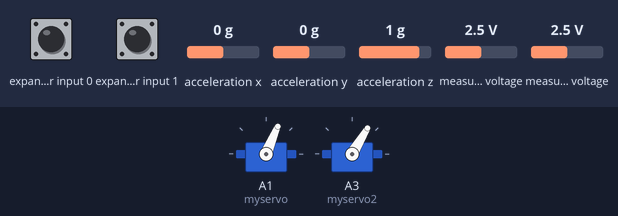
A sketch run on a simulated Arduino Uno, built with avr-gcc and run on an emulated ATmega328P. On the bench: 2 × servo. Wiring (inferred from the names in the program): Wii Nunchuk at I2C address 0x52. Inputs (shaded band) come from the test bench; at power-on: acceleration x 0 g, acceleration y 0 g, acceleration z 1 g, expander input 0 HIGH, expander input 1 HIGH, measured voltage 2.5 V.

Above: at 1.2 s.
1.3 s: acceleration x set to -1.4 g
At 2.1 s:
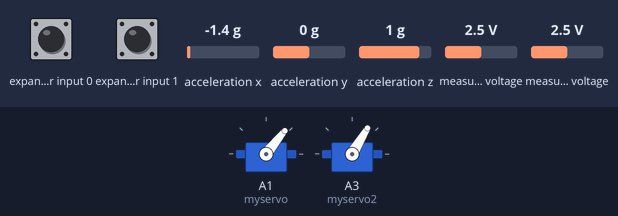
2.8 s: acceleration y set to -1.4 g
At 3.3 s:
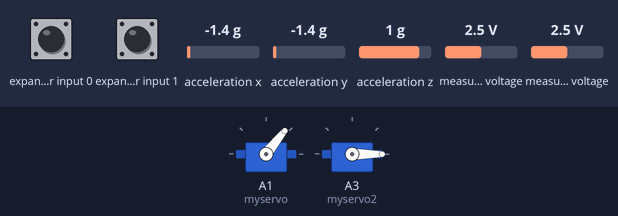
4.3 s: acceleration z set to -1.4 g
At 5.5 s:
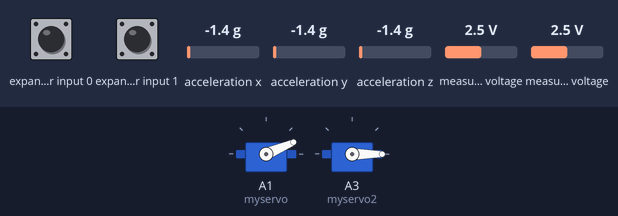
5.8 s: acceleration x set to -0.8 g
At 6.8 s:
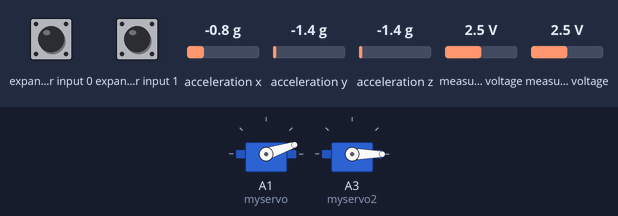
Timing chart, 0 to 8.3 s (numbered marks = the images above; inputs shaded):
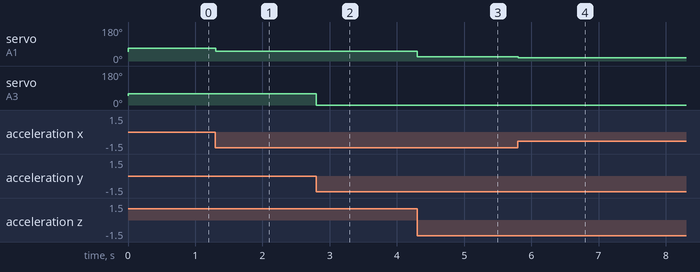

The sketch:

WiiMotor.ino
```cpp
// connect MOD-WII-NUNCHUCK to UEXT
// connect Servo motors to A1 and A3


#include <math.h>
#include<Servo.h>
#include "Wire.h"
#include "WiiChuck.h"
#define MAXANGLE 90
#define MINANGLE -90

Servo myservo;
Servo myservo2;
WiiChuck chuck = WiiChuck();
int angleStart, currentAngle;
int tillerStart = 0;
double angle;
float power=0.0;

void setup() {
  Serial.begin(115200);
  myservo.attach(A1);
  myservo.write(50);
  myservo2.attach(A3);
  myservo2.write(50);
  chuck.begin();
  chuck.update();
}

void loop() {
  chuck.update();
  myservo.write((chuck.readRoll()+200)/3);
  myservo2.write(chuck.readPitch()/1.4);
}
```

WiiChuck.h
```cpp
/*
 * Nunchuck -- Use a Wii Nunchuck
 * Tim Hirzel http://www.growdown.com
 *
 notes on Wii Nunchuck Behavior.
 This library provides an improved derivation of rotation angles from the nunchuck accelerometer data.
 The biggest different over existing libraries (that I know of ) is the full 360 degrees of Roll data
 from teh combination of the x and z axis accelerometer data using the math library atan2.

 It is accurate with 360 degrees of roll (rotation around axis coming out of the c button, the front of the wii),
 and about 180 degrees of pitch (rotation about the axis coming out of the side of the wii).  (read more below)

 In terms of mapping the wii position to angles, its important to note that while the Nunchuck
 sense Pitch, and Roll, it does not sense Yaw, or the compass direction.  This creates an important
 disparity where the nunchuck only works within one hemisphere.  At a result, when the pitch values are
 less than about 10, and greater than about 170, the Roll data gets very unstable.  essentially, the roll
 data flips over 180 degrees very quickly.   To understand this property better, rotate the wii around the
 axis of the joystick.  You see the sensor data stays constant (with noise).  Because of this, it cant know
 the difference between arriving upside via 180 degree Roll, or 180 degree pitch.  It just assumes its always
 180 roll.


 *
 * This file is an adaptation of the code by these authors:
 * Tod E. Kurt, http://todbot.com/blog/
 *
 * The Wii Nunchuck reading code is taken from Windmeadow Labs
 * http://www.windmeadow.com/node/42
 *
 * Conversion to Arduino 1.0 by Danjovic
 * http://hotbit.blogspot.com
 *
 */

#ifndef WiiChuck_h
#define WiiChuck_h


#include "Arduino.h"
#include <Wire.h>
#include <math.h>


// these may need to be adjusted for each nunchuck for calibration
#define ZEROX 510
#define ZEROY 490
#define ZEROZ 460
#define RADIUS 210  // probably pretty universal

#define DEFAULT_ZERO_JOY_X 124
#define DEFAULT_ZERO_JOY_Y 132


class WiiChuck {
    private:
        uint8_t cnt;
        uint8_t status[6];		// array to store wiichuck output
        uint8_t averageCounter;
        //int accelArray[3][AVERAGE_N];  // X,Y,Z
        int i;
        int total;
        uint8_t zeroJoyX;   // these are about where mine are
        uint8_t zeroJoyY; // use calibrateJoy when the stick is at zero to correct
        int lastJoyX;
        int lastJoyY;
        int angles[3];

        bool lastZ, lastC;


    public:

        uint8_t joyX;
        uint8_t joyY;
        bool buttonZ;
        bool buttonC;
        void begin()
        {
            Wire.begin();
            cnt = 0;
            averageCounter = 0;
            // instead of the common 0x40 -> 0x00 initialization, we
            // use 0xF0 -> 0x55 followed by 0xFB -> 0x00.
            // this lets us use 3rd party nunchucks (like cheap $4 ebay ones)
            // while still letting us use official oness.
            // only side effect is that we no longer need to decode bytes in _nunchuk_decode_byte
            // see http://www.arduino.cc/cgi-bin/yabb2/YaBB.pl?num=1264805255
            //
            Wire.beginTransmission(0x52);	// device address
            Wire.write(0xF0);
            Wire.write(0x55);
            Wire.endTransmission();
            delay(1);
            Wire.beginTransmission(0x52);
            Wire.write(0xFB);
            Wire.write((uint8_t)0x00);

            Wire.endTransmission();
            update();
            for (i = 0; i<3;i++) {
                angles[i] = 0;
            }
            zeroJoyX = DEFAULT_ZERO_JOY_X;
            zeroJoyY = DEFAULT_ZERO_JOY_Y;
        }


        void calibrateJoy() {
            zeroJoyX = joyX;
            zeroJoyY = joyY;
        }

        void update() {

            Wire.requestFrom (0x52, 6);	// request data from nunchuck
            while (Wire.available ()) {
                // receive byte as an integer
                status[cnt] = _nunchuk_decode_byte (Wire.read()); //
                cnt++;
            }
            if (cnt > 5) {
                lastZ = buttonZ;
                lastC = buttonC;
                lastJoyX = readJoyX();
                lastJoyY = readJoyY();
                //averageCounter ++;
                //if (averageCounter >= AVERAGE_N)
                //    averageCounter = 0;

                cnt = 0;
                joyX = (status[0]);
                joyY = (status[1]);
                for (i = 0; i < 3; i++)
                    //accelArray[i][averageCounter] = ((int)status[i+2] << 2) + ((status[5] & (B00000011 << ((i+1)*2) ) >> ((i+1)*2)));
                    angles[i] = (status[i+2] << 2) + ((status[5] & (B00000011 << ((i+1)*2) ) >> ((i+1)*2)));

                //accelYArray[averageCounter] = ((int)status[3] << 2) + ((status[5] & B00110000) >> 4);
                //accelZArray[averageCounter] = ((int)status[4] << 2) + ((status[5] & B11000000) >> 6);

                buttonZ = !( status[5] & B00000001);
                buttonC = !((status[5] & B00000010) >> 1);
                _send_zero(); // send the request for next bytes

            }
        }


    // UNCOMMENT FOR DEBUGGING
    //byte * getStatus() {
    //    return status;
    //}

    float readAccelX() {
       // total = 0; // accelArray[xyz][averageCounter] * FAST_WEIGHT;
        return (float)angles[0] - ZEROX;
    }
    float readAccelY() {
        // total = 0; // accelArray[xyz][averageCounter] * FAST_WEIGHT;
        return (float)angles[1] - ZEROY;
    }
    float readAccelZ() {
        // total = 0; // accelArray[xyz][averageCounter] * FAST_WEIGHT;
        return (float)angles[2] - ZEROZ;
    }

    bool zPressed() {
        return (buttonZ && ! lastZ);
    }
    bool cPressed() {
        return (buttonC && ! lastC);
    }

    // for using the joystick like a directional button
    bool rightJoy(int thresh=60) {
        return (readJoyX() > thresh and lastJoyX <= thresh);
    }

    // for using the joystick like a directional button
    bool leftJoy(int thresh=60) {
        return (readJoyX() < -thresh and lastJoyX >= -thresh);
    }


    int readJoyX() {
        return (int) joyX - zeroJoyX;
    }

    int readJoyY() {
        return (int)joyY - zeroJoyY;
    }


    // R, the radius, generally hovers around 210 (at least it does with mine)
   // int R() {
   //     return sqrt(readAccelX() * readAccelX() +readAccelY() * readAccelY() + readAccelZ() * readAccelZ());
   // }


    // returns roll degrees
    int readRoll() {
        return (int)(atan2(readAccelX(),readAccelZ())/ M_PI * 180.0);
    }

    // returns pitch in degrees
    int readPitch() {
        return (int) (acos(readAccelY()/RADIUS)/ M_PI * 180.0);  // optionally swap 'RADIUS' for 'R()'
    }

    private:
        uint8_t _nunchuk_decode_byte (uint8_t x)
        {
            //decode is only necessary with certain initializations
            //x = (x ^ 0x17) + 0x17;
            return x;
        }

        void _send_zero()
        {
            Wire.beginTransmission (0x52);	// transmit to device 0x52
            Wire.write ((uint8_t)0x00);		// sends one byte
            Wire.endTransmission ();	// stop transmitting
        }

};


#endif
```

Measured:
- after the input at 1.3 s, servo on A1 (myservo): 67° → 51° at once
- after the input at 2.8 s, servo on A3 (myservo2): 59° → 0° at once
- after the input at 4.3 s, servo on A1 (myservo): 51° → 23° at once
- after the input at 5.8 s, servo on A1 (myservo): 23° → 18° at once
